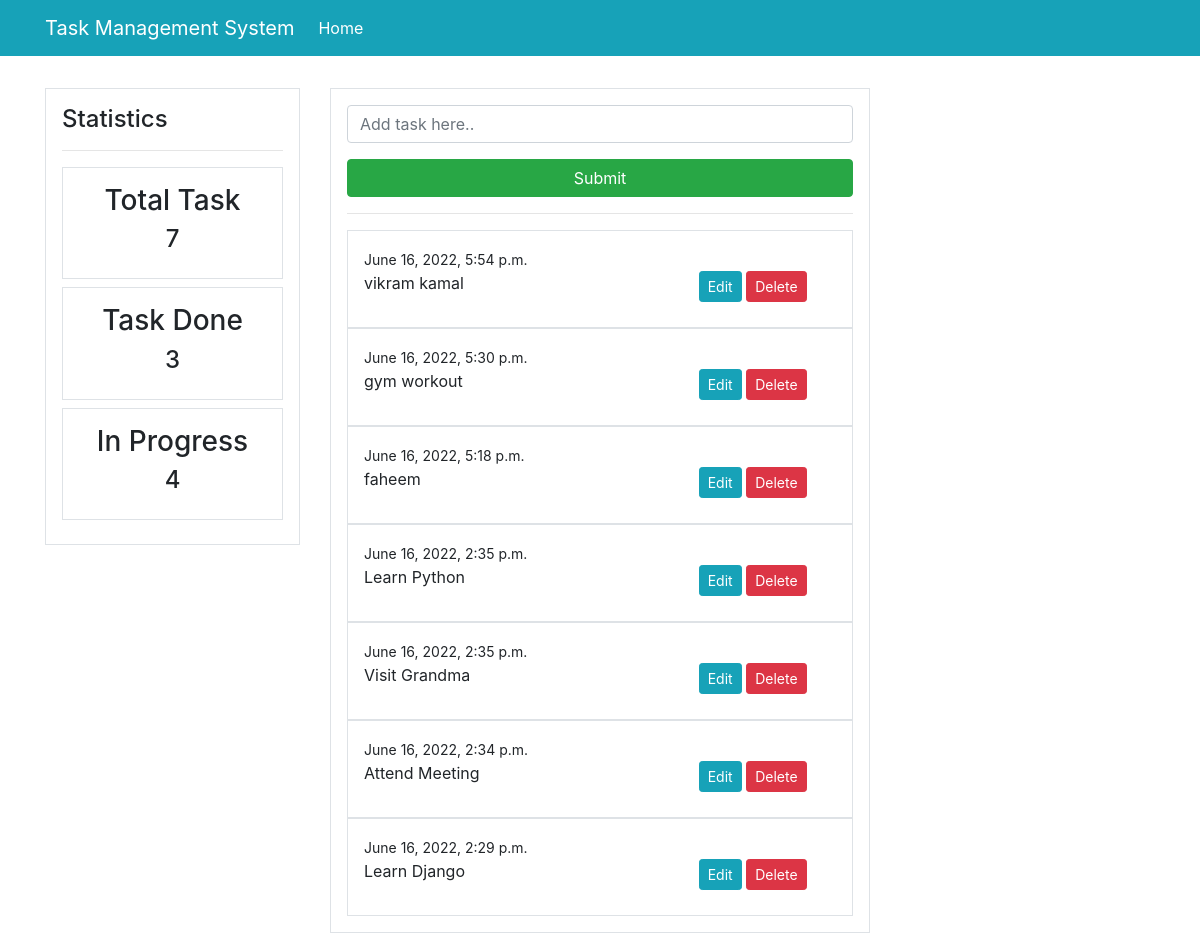
The page / on the database its author committed.
### todoapp/models.py (models this page shows, shortened)
class Task(models.Model):
    content = models.CharField(max_length=100)
    date = models.DateTimeField(auto_now_add=True)
    complete = models.BooleanField(default=False)
    class Meta:
        ordering = ['-date']

### todoapp/views.py (the view)
# urls.py: path('', views.index, name='todo-index'),
def index(request):
    todos = Task.objects.all()
    count_todos = todos.count()
    completed_todo = Task.objects.filter(complete=True)
    count_completed_todo = completed_todo.count()
    count_uncompleted_todo = count_todos - count_completed_todo
    if request.method == 'POST':
        form = TaskForm(request.POST)
        if form.is_valid():
            form.save()
            return redirect('/')
    else:
        form = TaskForm()
    context = {
        'todos' : todos,
        'form': form,
        'count_todos': count_todos,
        'count_completed_todo': count_completed_todo,
        'count_uncompleted_todo': count_uncompleted_todo
    }
    return render(request, 'todo/index.html', context)

### todoapp/forms.py
class TaskForm(forms.ModelForm):
    content = forms.CharField(label='', widget=forms.TextInput(
        attrs={'placeholder':'Add task here..'}))
    class Meta:
        model = Task
        fields = ['content']

### templates/todo/index.html (shortened to what this page needs)
{% extends 'partials/base.html' %}
{% load crispy_forms_tags %}
{% block content %}
    <div class="border p-3">
        <form method="POST">
              {{ form|crispy }}
           <input class="btn btn-success btn-block" value="Submit" type="submit">
        </form>
        <hr>
        {% for todo in todos %}
        <div class="border p-3">
            <small>{{ todo.date}}</small>
            <div class="row">
                <div class="col-md-8">
                    <p>{{ todo.content }}</p>
                </div>
                <div class="col-md-4">
                    <a class="btn btn-info btn-sm" href="{% url 'todo-update' todo.id %}">Edit</a>
                    <a class="btn btn-danger btn-sm" href="{% url 'todo-delete' todo.id %}">Delete</a>
                </div>
            </div>
        </div>
        {% endfor %}
    </div>
{% endblock %}

### templates/partials/base.html (shortened to what this page needs)
<!doctype html>
<html lang="en">
  <head>
    <link rel="stylesheet" href="https://cdn.jsdelivr.net/npm/bootstrap@4.6.1/dist/css/bootstrap.min.css">
  </head>
  <body>
    {% include 'partials/nav.html' %}
    <div class="container">
      <div class="row mt-3 pt-3">
        <div class="col-md-3">
          {% include 'partials/aside.html' %}
        </div>
        <div class="col-md-6">
           {% block content %}
           {% endblock %}
        </div>
        <div class="col-md-3">
        </div>
      </div>
    </div>
  </body>
</html>

### templates/partials/nav.html (shortened to what this page needs)
<nav class="navbar navbar-expand-lg navbar-info bg-info">
  <div class="container">
    <a class="navbar-brand text-white" href="#">Task Management System</a>
    <div class="collapse navbar-collapse" id="navbarSupportedContent">
      <ul class="navbar-nav mr-auto">
        <li class="nav-item active">
          <a class="nav-link text-white" href="{% url 'todo-index' %}">Home <span class="sr-only">(current)</span></a>
        </li>
      </ul>
    </div>
  </div>
</nav>

### templates/partials/aside.html
<div class="border p-3">
<h4>Statistics</h4>
<hr>
<div class="border p-3 mb-2">
    <h3 class="text-center">Total Task</h3>
    <h4 class="text-center">{{ count_todos }}</h4>
</div>
<div class="border p-3 mb-2">
    <h3 class="text-center">Task Done</h3>
    <h4 class="text-center">{{ count_completed_todo }}</h4>
</div>
<div class="border p-3 mb-2">
    <h3 class="text-center">In Progress</h3>
    <h4 class="text-center">{{ count_uncompleted_todo }}</h4>
</div>
</div>

### rows shown on the page
Task: date "June 16, 2022, 5:54 p.m.", content "vikram kamal"
Task: date "June 16, 2022, 5:30 p.m.", content "gym workout"
Task: date "June 16, 2022, 5:18 p.m.", content "faheem"
Task: date "June 16, 2022, 2:35 p.m.", content "Learn Python"
Task: date "June 16, 2022, 2:35 p.m.", content "Visit Grandma"
Task: date "June 16, 2022, 2:34 p.m.", content "Attend Meeting"
Task: date "June 16, 2022, 2:29 p.m.", content "Learn Django"

### other values the page prints
{{ count_todos }} "7"
{{ count_completed_todo }} "3"
{{ count_uncompleted_todo }} "4"
